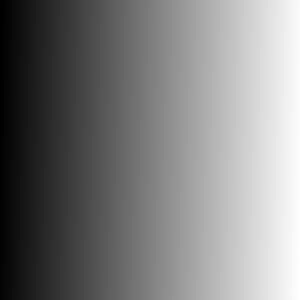
#> input picture opencv_tutorial/gradient.png, 300 x 300 px
$ python Tut8_image_threshold.py
#> lines starting #> are read from the running program, lines starting #| are printed output that depends on the picture; after the words box and inside, x2 and y2 are one past the last pixel; in counts of white or black regions, pixels touching at a corner belong together
"""
Tutorial 14: Simple Image thresholding
separating pixels based on threshold value set(higher intensity in one group oand rest in other)
We can then assign different values to each group
in simple thresholding we compare using a global value which is same for all
Here we are employing thresholding to gray scale images.
To do for color or hsv images use split and then apply thresholding according to need.
 Like in HSV we can use thresholding to keep brightness to a certain level
"""
import cv2
import numpy as np
from matplotlib import pyplot as plt

img=cv2.imread('gradient.png',0)# it is better to give file path to avoid any errors. Here we are using file name
#> img: shape (300, 300); min 0, max 255, mean 126.3
_, th1=cv2.threshold(img,90,255,cv2.THRESH_BINARY)# threshold(variable, threshold value, max value, thresholding type) here type is binary
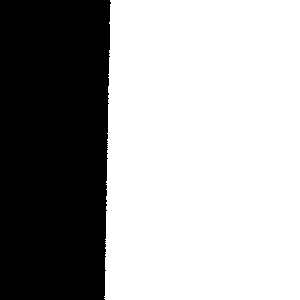
#> th1: shape (300, 300); 64.2% white; 1 black region, box (x1, y1, x2, y2) and area: (0, 0, 111, 300) 32230
# in binary threshold : values less than threshold are 0 and rest 255
# this function returns two values : one is ret=true or false which we dont want right now and other is threshold
_, th2=cv2.threshold(img,90,255,cv2.THRESH_BINARY_INV)
# binary inverse gives 0 to intensities higher than threshold
_, th3=cv2.threshold(img,90,255,cv2.THRESH_TRUNC)
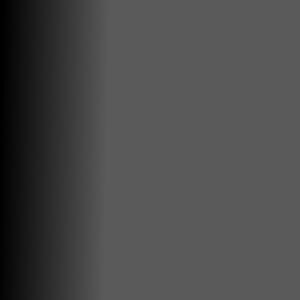
#> th3: shape (300, 300); min 0, max 90, mean 74
#Trunc keeps the intensities same as original till threshold and rest are assigned the intensities equal to threshold
_, th4=cv2.threshold(img,90,255,cv2.THRESH_TOZERO)
# To_zero: assigns 0 to pixel values less then threshold rest same as original
_, th5=cv2.threshold(img,127,255,cv2.THRESH_TOZERO_INV)
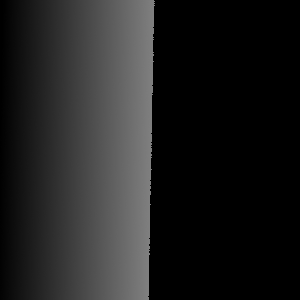
#> th5: shape (300, 300); min 0, max 127, mean 32.2
#assignes 0 to pixel values higher than threshold and rest same as original
_, th6=cv2.threshold(img,0,255,cv2.THRESH_BINARY + cv2.THRESH_OTSU)
#> th6: shape (300, 300); 49.9% white; 1 white region, box (x1, y1, x2, y2) and area: (147, 0, 300, 300) 44941
#Automatically takes the threshold value

# to plot together using mayplotlib: learnt from website while searching about thresholding
titles=['Gradient Original','Binary','Binary inverse','trunc','ToZero','To Zero inverse','Otsu']
images=[img,th1,th2,th3,th4,th5,th6]

for i in range(7):
    plt.subplot(2,4,i+1),plt.imshow(images[i],'gray') # if gray is not mentioned than it will be a bit colored graph
    plt.title(titles[i])
    plt.xticks([]),plt.yticks([])
plt.show()
"""
cv2.imshow('Image',img)
cv2.imshow('Th1-Binary Threshold',th1)
cv2.imshow('Th2 - Binary threshold inverse',th2)
cv2.imshow('Th3 - Trunc ',th3)
cv2.imshow('Th4 - Tozero',th4)
cv2.imshow('Th5 - To zero inverse',th5)
"""

"""
Tutorial video 15: Adaptive thresholding
Thresholding is calculated for a smaller region. Therefore different regions have different threshold
"""
img2=cv2.imread('sudoku.png',0)
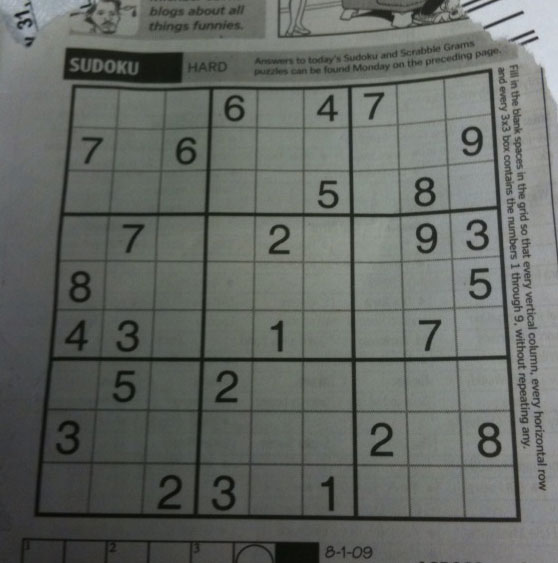
#> input picture opencv_tutorial/sudoku.png, 558 x 563 px
#> img2: shape (563, 558); min 7, max 218, mean 101.8
_,th= cv2.threshold(img2,127,255,cv2.THRESH_BINARY)# to show limitations of simple thresholding
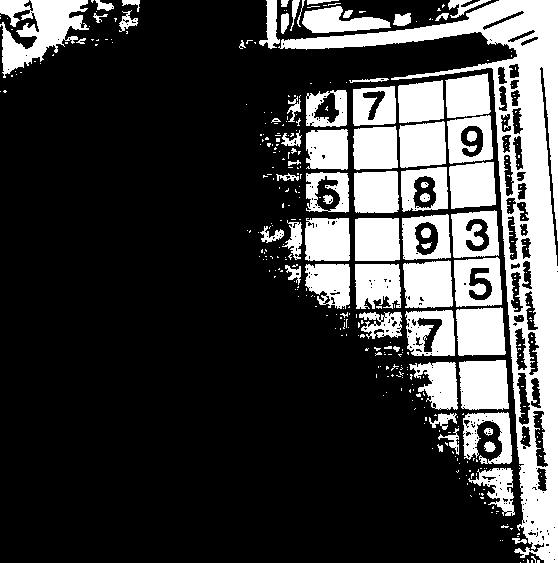
#> th: shape (563, 558); 25.3% white; 376 white regions (307 under 20 px), largest, box (x1, y1, x2, y2) and area: (278, 0, 558, 563) 25952, (0, 0, 89, 78) 3634, (459, 360, 509, 410) 2273

ath1=cv2.adaptiveThreshold(img2,255,cv2.ADAPTIVE_THRESH_MEAN_C,cv2.THRESH_BINARY,11,4)
#> ath1: shape (563, 558); 81.3% white; 1307 black regions (1178 under 20 px), largest, box (x1, y1, x2, y2) and area: (34, 68, 521, 523) 27185, (277, 0, 500, 39) 2397, (63, 47, 184, 83) 2209
# adaptiveThreshold(source,maxvalue,adaptive method,threshold type,block size, constant that will be deducted from mean)
# more the constant is increased less disturbances(black spots) appear
ath2=cv2.adaptiveThreshold(img2,255,cv2.ADAPTIVE_THRESH_GAUSSIAN_C,cv2.THRESH_BINARY,11,4)
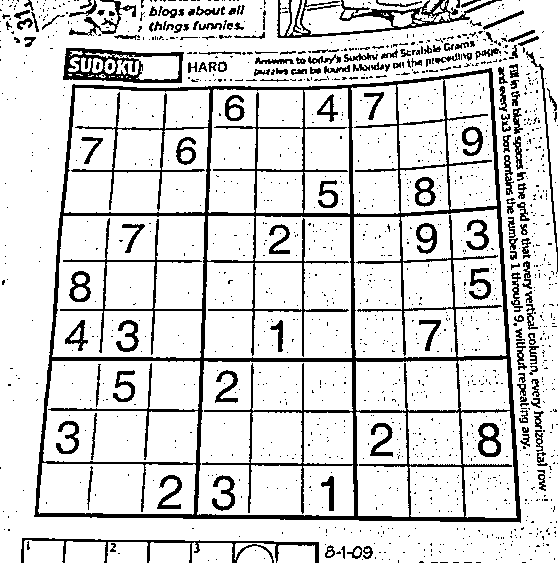
#> ath2: shape (563, 558); 84.4% white; 1406 black regions (1237 under 20 px), largest, box (x1, y1, x2, y2) and area: (34, 68, 521, 523) 24393, (277, 0, 502, 38) 1881, (63, 48, 184, 83) 1810
# works on gaussian mean methods rather tha normal mean. more cleared black spots
_,th_o=cv2.threshold(img2,0,255,cv2.THRESH_BINARY+cv2.THRESH_OTSU)
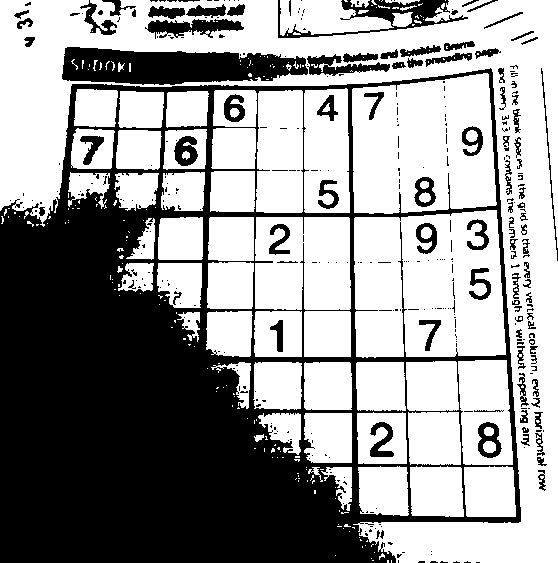
#> th_o: shape (563, 558); 59.4% white; 361 black regions (263 under 20 px), largest, box (x1, y1, x2, y2) and area: (0, 68, 521, 563) 104893, (62, 47, 308, 85) 6753, (278, 0, 468, 38) 1967

cv2.imshow('Original',img2)
cv2.imshow('Problem pic',th)
cv2.imshow('Adaptive -> Thresh mean c',ath1)
cv2.imshow('Adaptive -> Gaussian c',ath2)
cv2.imshow('Otsu for this',th_o)


cv2.waitKey(0)
cv2.destroyAllWindows()
